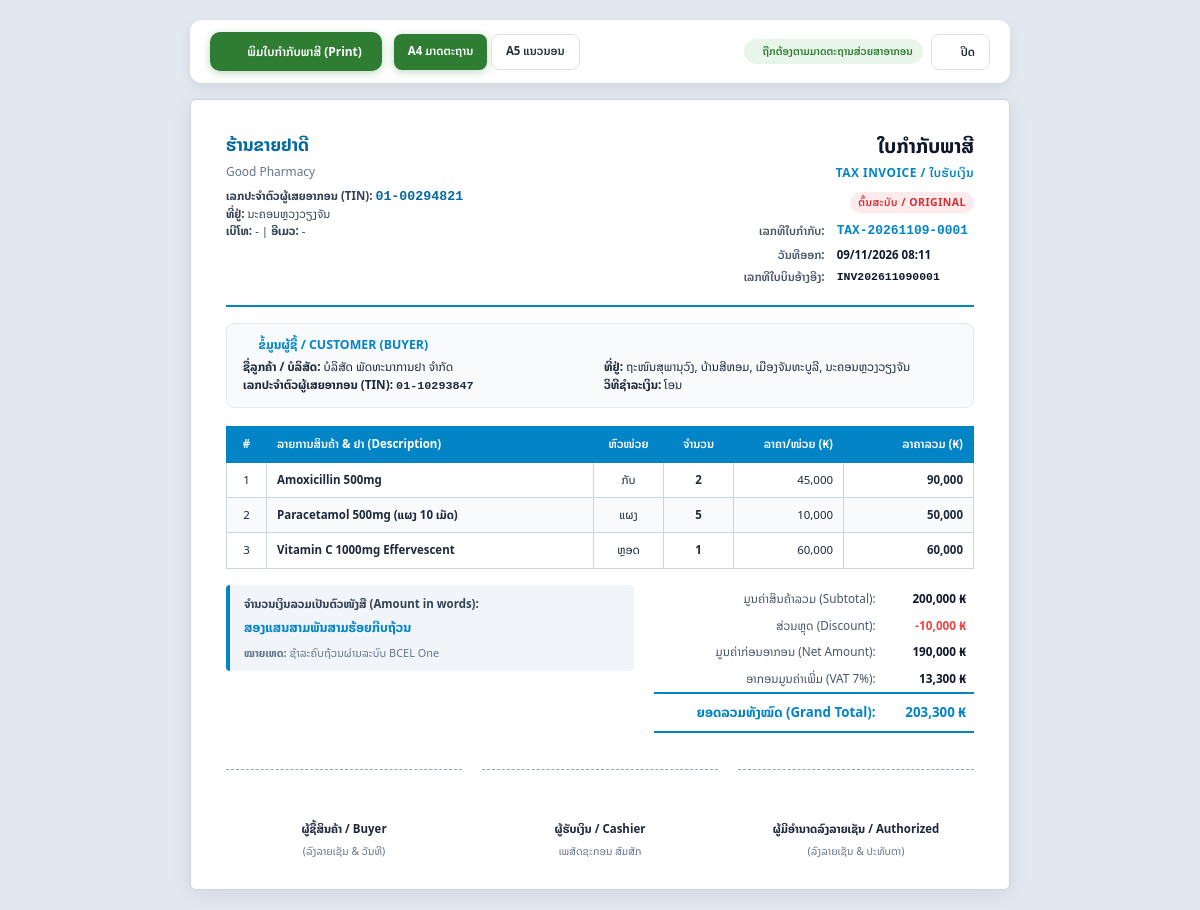
The page /tax_invoice.php on the database its author committed.
### tables this page shows
CREATE TABLE IF NOT EXISTS `shop_settings` (
  `id` INT(11) NOT NULL AUTO_INCREMENT,
  `shop_name` VARCHAR(255) NOT NULL DEFAULT 'ຮ້ານຂາຍຢາດີ',
  `shop_name_en` VARCHAR(255) DEFAULT 'Good Pharmacy',
  `address` TEXT,
  `phone` VARCHAR(50),
  `email` VARCHAR(100),
  `open_time` VARCHAR(10) DEFAULT '08:00',
  `close_time` VARCHAR(10) DEFAULT '20:00',
  `show_in_receipt` TINYINT(1) NOT NULL DEFAULT 1,
  `receipt_size` VARCHAR(10) NOT NULL DEFAULT '80mm',
  `tax_rate` DECIMAL(5,2) NOT NULL DEFAULT 10.00,
  `tax_type` ENUM('included','excluded','none') NOT NULL DEFAULT 'excluded',
  `currency` VARCHAR(10) NOT NULL DEFAULT 'ກີບ',
  `logo` VARCHAR(255) DEFAULT NULL,
  `favicon` VARCHAR(255) DEFAULT NULL,
  `footer_image` VARCHAR(255) DEFAULT NULL,
  `qr_code` VARCHAR(255) DEFAULT NULL,
  `cfd_media` VARCHAR(255) DEFAULT NULL,
  `created_at` TIMESTAMP DEFAULT CURRENT_TIMESTAMP,
  `updated_at` TIMESTAMP DEFAULT CURRENT_TIMESTAMP ON UPDATE CURRENT_TIMESTAMP,
  PRIMARY KEY (`id`)
);

### includes/functions.php (called while the page is built, shortened)
<?php
function formatCurrency($amount) {
    return number_format($amount, 0, '.', ',');
}
function numberToLaoWords($number) {
    $number = (float)$number;
    $units = ['', 'ໜຶ່ງ', 'ສອງ', 'ສາມ', 'ສີ່', 'ຫ້າ', 'ຫົກ', 'ເຈັດ', 'ແປດ', 'ເກົ້າ'];
    $convertGroup = function($n) use ($units) {
        $str = (string)$n;
        $len = strlen($str);
        $res = '';
        for ($i = 0; $i < $len; $i++) {
            $digit = (int)$str[$i];
            $pos = $len - $i - 1;
            if ($digit == 0) continue;
            if ($pos == 1) {
                if ($digit == 1) {
                    $res .= 'ສິບ';
                } else if ($digit == 2) {
                    $res .= 'ຊາວ';
                } else {
                    $res .= $units[$digit] . 'ສິບ';
                }
            } else if ($pos == 0) {
                if ($digit == 1 && $len > 1 && (int)$str[$len - 2] > 0) {
                    $res .= 'ເອັດ';
                } else {
                    $res .= $units[$digit];
                }
            } else {
                $posNames = [2 => 'ຮ້ອຍ', 3 => 'ພັນ', 4 => 'ໝື່ນ', 5 => 'ແສນ'];
                $res .= $units[$digit] . ($posNames[$pos] ?? '');
            }
        }
        return $res;
    };
    $intPart = (int)floor($number);
    $result = '';
    if ($intPart >= 1000000) {
        $millions = (int)floor($intPart / 1000000);
        $remainder = $intPart % 1000000;
        $result .= $convertGroup($millions) . 'ລ້ານ';
        if ($remainder > 0) {
            $result .= $convertGroup($remainder);
        }
    } else {
        $result = $convertGroup($intPart);
    }
    return $result . 'ກີບຖ້ວນ';
}
function getShopSettings() {
    $db = getDB();
    $stmt = $db->query("SELECT * FROM shop_settings LIMIT 1");
    $cached = $stmt->fetch();
    return $cached;
}
function getPaymentMethodLabel($method) {
    $labels = [
        'cash' => 'ເງິນສົດ',
        'transfer' => 'ໂອນ',
        'credit' => 'ຕິດໜີ້',
        'split' => 'ແບ່ງຈ່າຍ',
    ];
    return $labels[$method] ?? $method;
}

### tax_invoice.php (the view, shortened to what this page needs)
<?php
require_once __DIR__ . '/includes/functions.php';
$saleId = isset($_GET['id']) ? (int)$_GET['id'] : 0;
$paperSize = isset($_GET['size']) && $_GET['size'] === 'a5' ? 'a5' : 'a4';
$db = getDB();
$settings = getShopSettings();
if ($saleId > 0) {
    $stmt = $db->prepare("SELECT * FROM sales WHERE id = ?");
    $stmt->execute([$saleId]);
    $sale = $stmt->fetch();
    if (!$sale) {
        die('ບໍ່ພົບຂໍ້ມູນການຂາຍ');
    }
    $stmtItems = $db->prepare("SELECT * FROM sale_items WHERE sale_id = ?");
    $stmtItems->execute([$saleId]);
    $items = $stmtItems->fetchAll();
} else {
    $sale = [
        'id' => 0,
        'invoice_number' => 'INV202611090001',
        'tax_invoice_number' => 'TAX-20261109-0001',
        'created_at' => date('Y-m-d H:i:s'),
        'customer_name' => 'ທ່ານ ສົມພອນ ວິໄລສັກ',
        'customer_company' => 'ບໍລິສັດ ພັດທະນາການຢາ ຈຳກັດ',
        'customer_tax_id' => '01-10293847',
        'customer_address' => 'ຖະໜົນສຸພານຸວົງ, ບ້ານສີຫອມ, ເມືອງຈັນທະບູລີ, ນະຄອນຫຼວງວຽງຈັນ',
        'subtotal' => 200000,
        'discount_amount' => 10000,
        'tax_amount' => 13300,
        'total_amount' => 203300,
        'payment_method' => 'transfer',
        'note' => 'ຊຳລະຄົບຖ້ວນຜ່ານລະບົບ BCEL One',
        'cashier' => 'ເພສັດຊະກອນ ສົມສັກ'
    ];
    $items = [
        ['product_name' => 'Amoxicillin 500mg', 'unit' => 'ກັບ', 'quantity' => 2, 'unit_price' => 45000, 'total_price' => 90000],
        ['product_name' => 'Paracetamol 500mg (ແຜງ 10 ເມັດ)', 'unit' => 'ແຜງ', 'quantity' => 5, 'unit_price' => 10000, 'total_price' => 50000],
        ['product_name' => 'Vitamin C 1000mg Effervescent', 'unit' => 'ຫຼອດ', 'quantity' => 1, 'unit_price' => 60000, 'total_price' => 60000],
    ];
}
$netBeforeTax = ($sale['subtotal'] ?? 0) - ($sale['discount_amount'] ?? 0);
$taxAmount = (float)($sale['tax_amount'] ?? 0);
$totalAmount = (float)($sale['total_amount'] ?? 0);
$vatRate = 0;
if ($netBeforeTax > 0 && $taxAmount > 0) {
    $vatRate = round(($taxAmount / $netBeforeTax) * 100);
} else {
    $vatRate = (float)($settings['tax_rate'] ?? 7);
}
$companyName = !empty($settings['company_name']) ? $settings['company_name'] : ($settings['shop_name'] ?? 'ຮ້ານຂາຍຢາດີ');
$shopTaxId = !empty($settings['tax_id']) ? $settings['tax_id'] : '01-00294821';
$taxInvNo = !empty($sale['tax_invoice_number']) ? $sale['tax_invoice_number'] : ('TAX-' . date('Ymd', strtotime($sale['created_at'])) . '-' . str_pad($sale['id'], 4, '0', STR_PAD_LEFT));
?>
<!DOCTYPE html>
<html lang="lo">
<head>
    <link rel="stylesheet" href="<?= BASE_URL ?>assets/vendor/fonts/noto-sans-lao.css">
    <link rel="stylesheet" href="<?= BASE_URL ?>assets/vendor/fontawesome/css/all.min.css">
    <link rel="stylesheet" href="<?= BASE_URL ?>assets/css/style.css">
</head>
<body>
    <div class="screen-toolbar">
        <div style="display:flex; align-items:center; gap:12px;">
            <button class="btn btn-primary" onclick="window.print()">
                <i class="fas fa-print"></i> ພິມໃບກຳກັບພາສີ (Print)
            </button>
            <div class="btn-group">
                <a href="?id=<?= $saleId ?>&size=a4" class="btn btn-sm <?= $paperSize === 'a4' ? 'btn-primary' : 'btn-white' ?>">A4 ມາດຕະຖານ</a>
                <a href="?id=<?= $saleId ?>&size=a5" class="btn btn-sm <?= $paperSize === 'a5' ? 'btn-primary' : 'btn-white' ?>">A5 ແນວນອນ</a>
            </div>
        </div>
        <div style="display:flex; align-items:center; gap:8px;">
            <span class="badge badge-success"><i class="fas fa-check-circle"></i> ຖືກຕ້ອງຕາມມາດຕະຖານສ່ວຍສາອາກອນ</span>
            <button class="btn btn-white btn-sm" onclick="window.close() || window.history.back()">
                <i class="fas fa-times"></i> ປິດ
            </button>
        </div>
    </div>
    <div class="invoice-paper">
        <div class="inv-header">
            <div class="inv-seller">
                <h2><?= htmlspecialchars($companyName) ?></h2>
                <div class="en-name"><?= htmlspecialchars($settings['shop_name_en'] ?? 'PHARMACY POS') ?></div>
                <div class="seller-info">
                    <strong>ເລກປະຈຳຕົວຜູ້ເສຍອາກອນ (TIN):</strong> <span style="font-family:monospace; font-weight:700; color:#0369a1; font-size:0.95rem;"><?= htmlspecialchars($shopTaxId) ?></span><br>
                    <strong>ທີ່ຢູ່:</strong> <?= htmlspecialchars($settings['address'] ?: 'ນະຄອນຫຼວງວຽງຈັນ, ສປປ ລາວ') ?><br>
                    <strong>ເບີໂທ:</strong> <?= htmlspecialchars($settings['phone'] ?: '-') ?> | <strong>ອີເມວ:</strong> <?= htmlspecialchars($settings['email'] ?: '-') ?>
                </div>
            </div>
            <div class="inv-title-box">
                <h1 class="inv-title">ໃບກຳກັບພາສີ</h1>
                <div class="inv-subtitle">TAX INVOICE / ໃບຮັບເງິນ</div>
                <span class="badge badge-danger" style="font-size:0.75rem; letter-spacing:0.5px; padding:2px 8px; margin-bottom:6px; display:inline-block;">ຕົ້ນສະບັບ / ORIGINAL</span>
                <table class="inv-meta-table">
                    <tr>
                        <td class="lbl">ເລກທີໃບກຳກັບ:</td>
                        <td class="val" style="color:#0284c7; font-family:monospace; font-size:0.92rem;"><?= htmlspecialchars($taxInvNo) ?></td>
                    </tr>
                    <tr>
                        <td class="lbl">ວັນທີອອກ:</td>
                        <td class="val"><?= date('d/m/Y H:i', strtotime($sale['created_at'])) ?></td>
                    </tr>
                    <tr>
                        <td class="lbl">ເລກທີໃບບິນອ້າງອີງ:</td>
                        <td class="val" style="font-family:monospace;"><?= htmlspecialchars($sale['invoice_number']) ?></td>
                    </tr>
                </table>
            </div>
        </div>
        <div class="inv-party-grid">
            <div class="party-title"><i class="fas fa-building"></i> ຂໍ້ມູນຜູ້ຊື້ / CUSTOMER (BUYER)</div>
            <div style="display:grid; grid-template-columns: 1fr 1fr; gap:8px;">
                <div>
                    <strong>ຊື່ລູກຄ້າ / ບໍລິສັດ:</strong> <?= htmlspecialchars($sale['customer_company'] ?: ($sale['customer_name'] ?: 'ລູກຄ້າທົ່ວໄປ (General Customer)')) ?><br>
                    <strong>ເລກປະຈຳຕົວຜູ້ເສຍອາກອນ (TIN):</strong> <span style="font-family:monospace; font-weight:700;"><?= htmlspecialchars($sale['customer_tax_id'] ?: '-') ?></span>
                </div>
                <div>
                    <strong>ທີ່ຢູ່:</strong> <?= htmlspecialchars($sale['customer_address'] ?: '-') ?><br>
                    <strong>ວິທີຊຳລະເງິນ:</strong> <?= getPaymentMethodLabel($sale['payment_method']) ?>
                </div>
            </div>
        </div>
        <table class="inv-table">
            <thead>
                <tr>
                    <th class="text-center" style="width:40px;">#</th>
                    <th>ລາຍການສິນຄ້າ & ຢາ (Description)</th>
                    <th class="text-center" style="width:70px;">ຫົວໜ່ວຍ</th>
                    <th class="text-center" style="width:70px;">ຈຳນວນ</th>
                    <th class="text-right" style="width:110px;">ລາຄາ/ໜ່ວຍ (₭)</th>
                    <th class="text-right" style="width:130px;">ລາຄາລວມ (₭)</th>
                </tr>
            </thead>
            <tbody>
                <?php foreach ($items as $idx => $it): ?>
                <tr>
                    <td class="text-center"><?= $idx + 1 ?></td>
                    <td>
                        <strong><?= htmlspecialchars($it['product_name']) ?></strong>
                    </td>
                    <td class="text-center"><?= htmlspecialchars($it['unit'] ?? 'ອັນ') ?></td>
                    <td class="text-center"><strong><?= (int)$it['quantity'] ?></strong></td>
                    <td class="text-right"><?= formatCurrency($it['unit_price']) ?></td>
                    <td class="text-right"><strong><?= formatCurrency($it['total_price']) ?></strong></td>
                </tr>
                <?php endforeach; ?>
            </tbody>
        </table>
        <div class="inv-summary-grid">
            <div class="inv-words-box">
                <div style="font-weight:700; color:#334155; margin-bottom:4px;">ຈຳນວນເງິນລວມເປັນຕົວໜັງສື (Amount in words):</div>
                <div style="font-weight:700; color:#0284c7; font-size:0.92rem;"><?= numberToLaoWords($totalAmount) ?></div>
                <?php if (!empty($sale['note'])): ?>
                <div style="margin-top:6px; font-size:0.78rem; color:#64748b;">
                    <strong>ໝາຍເຫດ:</strong> <?= htmlspecialchars($sale['note']) ?>
                </div>
                <?php endif; ?>
            </div>
            <table class="inv-totals-table">
                <tr>
                    <td class="lbl">ມູນຄ່າສິນຄ້າລວມ (Subtotal):</td>
                    <td class="val"><?= formatCurrency($sale['subtotal']) ?> ₭</td>
                </tr>
                <?php if (($sale['discount_amount'] ?? 0) > 0): ?>
                <tr>
                    <td class="lbl">ສ່ວນຫຼຸດ (Discount):</td>
                    <td class="val" style="color:#ef4444;">-<?= formatCurrency($sale['discount_amount']) ?> ₭</td>
                </tr>
                <?php endif; ?>
                <tr>
                    <td class="lbl">ມູນຄ່າກ່ອນອາກອນ (Net Amount):</td>
                    <td class="val"><?= formatCurrency($netBeforeTax) ?> ₭</td>
                </tr>
                <tr>
                    <td class="lbl">ອາກອນມູນຄ່າເພີ່ມ (VAT <?= $vatRate ?>%):</td>
                    <td class="val"><?= formatCurrency($taxAmount) ?> ₭</td>
                </tr>
                <tr class="grand-total">
                    <td class="lbl">ຍອດລວມທັງໝົດ (Grand Total):</td>
                    <td class="val"><?= formatCurrency($totalAmount) ?> ₭</td>
                </tr>
            </table>
        </div>
        <div class="signatures-grid">
            <div class="sig-box">
                <div class="sig-title">ຜູ້ຊື້ສິນຄ້າ / Buyer</div>
                <div class="sig-sub">(ລົງລາຍເຊັນ & ວັນທີ)</div>
            </div>
            <div class="sig-box">
                <div class="sig-title">ຜູ້ຮັບເງິນ / Cashier</div>
                <div class="sig-sub"><?= htmlspecialchars($sale['cashier'] ?? 'ພະນັກງານ') ?></div>
            </div>
            <div class="sig-box">
                <div class="sig-title">ຜູ້ມີອຳນາດລົງລາຍເຊັນ / Authorized</div>
                <div class="sig-sub">(ລົງລາຍເຊັນ & ປະທັບຕາ)</div>
            </div>
        </div>
    </div>
</body>
</html>

### assets/css/style.css (style rules this page uses)
:root { --primary: #2e7d32; --primary-light: #4caf50; --primary-lighter: #81c784; --primary-dark: #1b5e20; --primary-bg: #e8f5e9; --accent-coral: #e57373; --accent-coral-dark: #d32f2f; --bg-gradient-start: #b2dfdb; --bg-gradient-mid: #c8e6c9; --bg-gradient-end: #dcedc8; --bg-main: #daf0db; --bg-content: rgba(200, 235, 210, 0.45); --sidebar-bg-start: #1b5e20; --sidebar-bg-end: #2e7d32; --sidebar-text: rgba(255, 255, 255, 0.92); --sidebar-text-active: #ffffff; --sidebar-active-bg: rgba(255, 255, 255, 0.22); --sidebar-hover-bg: rgba(255, 255, 255, 0.12); --card-bg: #ffffff; --card-shadow: 0 2px 12px rgba(0, 0, 0, 0.06); --card-radius: 14px; --text-dark: #263238; --text-medium: #455a64; --text-light: #546e7a; --text-white: #ffffff; --text-muted: var(--text-light); --text-main: var(--text-dark); --secondary: var(--primary-bg); --border-color: #e0e0e0; --border-light: rgba(0, 0, 0, 0.06); --border: var(--border-color); --radius-sm: 6px; --radius-md: 10px; --radius-lg: 14px; --success: #2e7d32; --warning: #935100; --danger: #d32f2f; --info: #0277bd; --font-xs: 0.8rem; --font-sm: 0.85rem; --font-base: 0.95rem; --font-md: 1.1rem; --font-lg: 1.25rem; --font-xl: 1.5rem; --font-2xl: 1.75rem; --sidebar-width: 220px; --sidebar-collapsed: 60px; --header-height: 60px; --font-family: 'Noto Sans Lao', 'Segoe UI', sans-serif; --transition: all 0.3s cubic-bezier(0.4, 0, 0.2, 1); }
*, *::before, *::after { margin: 0; padding: 0; box-sizing: border-box; }
html { font-size: 87.5%; scroll-behavior: smooth; }
body { font-family: var(--font-family); background: linear-gradient(135deg, var(--bg-gradient-start) 0%, var(--bg-gradient-mid) 40%, var(--bg-gradient-end) 100%); min-height: 100vh; color: var(--text-dark); line-height: 1.6; overflow-x: hidden; }
a { text-decoration: none; color: inherit; }
button, input, select, textarea { font-family: inherit; font-size: inherit; outline: none; border: none; }
.btn { display: inline-flex; align-items: center; gap: 8px; padding: 10px 20px; border-radius: 10px; font-weight: 600; font-size: 0.85rem; cursor: pointer; transition: var(--transition); border: none; white-space: nowrap; }
.btn-primary { background: var(--primary); color: var(--text-white); box-shadow: 0 2px 8px rgba(46, 125, 50, 0.3); }
.btn-secondary, .btn-white { background: var(--card-bg); color: var(--text-dark); border: 1px solid var(--border-color); }
.btn-sm { padding: 7px 14px; font-size: 0.82rem; border-radius: 8px; min-height: 36px; display: inline-flex; align-items: center; justify-content: center; gap: 6px; }
.badge { display: inline-flex; align-items: center; padding: 4px 10px; border-radius: 20px; font-size: 0.75rem; font-weight: 600; }
.badge-success { background: var(--primary-bg); color: var(--primary); }
.badge-danger { background: #ffebee; color: var(--danger); }
.text-center { text-align: center !important; }
.text-right { text-align: right !important; }

### rows shown on the page
shop_settings: shop_name "ຮ້ານຂາຍຢາດີ", shop_name_en "Good Pharmacy", tax "01-00294821", address "ນະຄອນຫຼວງວຽງຈັນ", phone "-", email "-"

### other values the page prints
$taxInvNo "TAX-20261109-0001"
date('d/m/Y H:i', strtotime($sale['created_at'])) "09/11/2026 08:11"
$sale['invoice_number'] "INV202611090001"
$sale['customer_tax_id'] ?: '-' "01-10293847"
$sale['customer_address'] ?: '-' "ຖະໜົນສຸພານຸວົງ, ບ້ານສີຫອມ, ເມືອງຈັນທະບູລີ, ນະຄອນຫຼວງວຽງຈັນ"
getPaymentMethodLabel($sale['payment_method']) "ໂອນ"
$it['product_name'] "Amoxicillin 500mg"
$it['unit'] "ກັບ"
$it['quantity'] "2"
formatCurrency($it['unit_price']) "45,000"
formatCurrency($it['total_price']) "90,000"
$it['product_name'] "Paracetamol 500mg (ແຜງ 10 ເມັດ)"
$it['unit'] "ແຜງ"
$it['quantity'] "5"
formatCurrency($it['unit_price']) "10,000"
